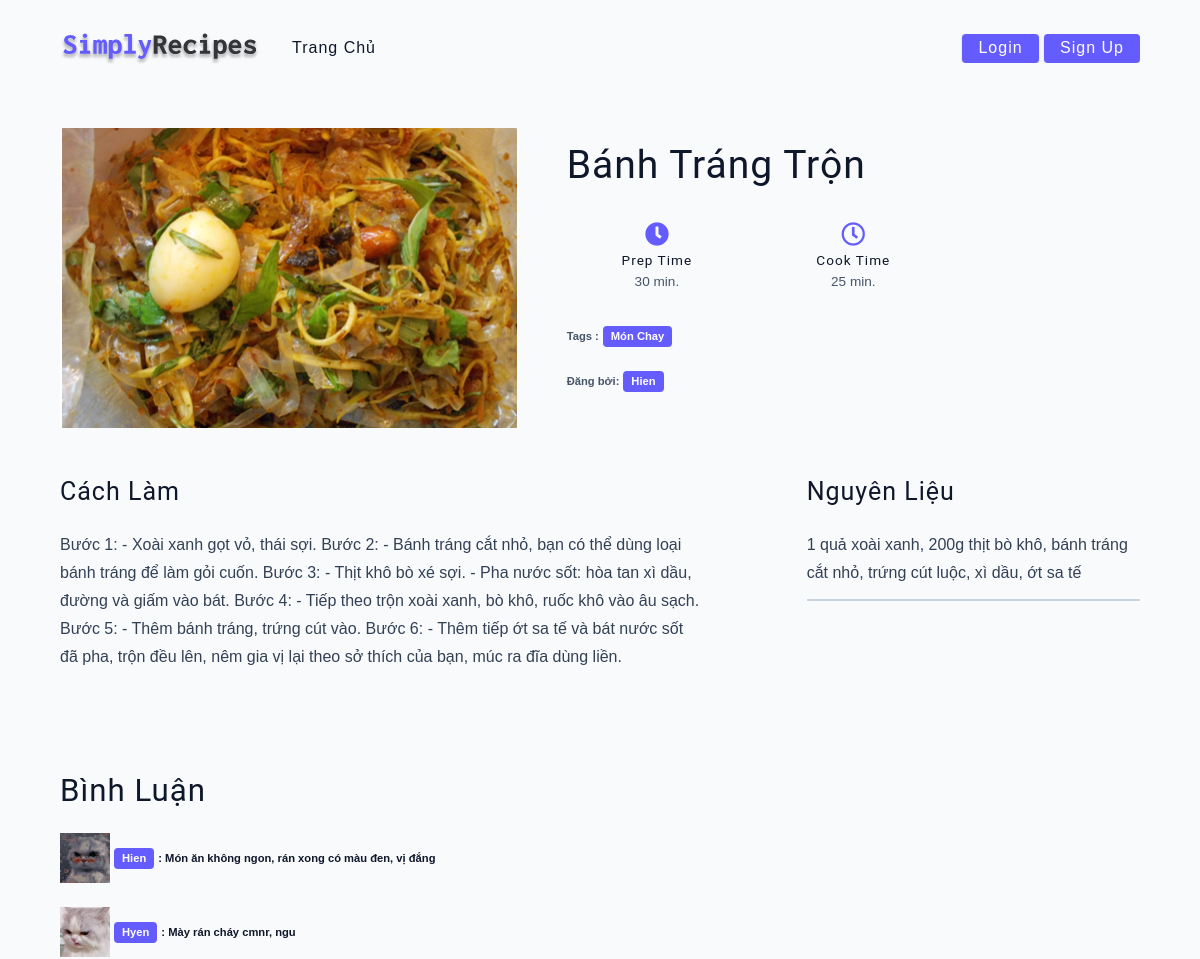
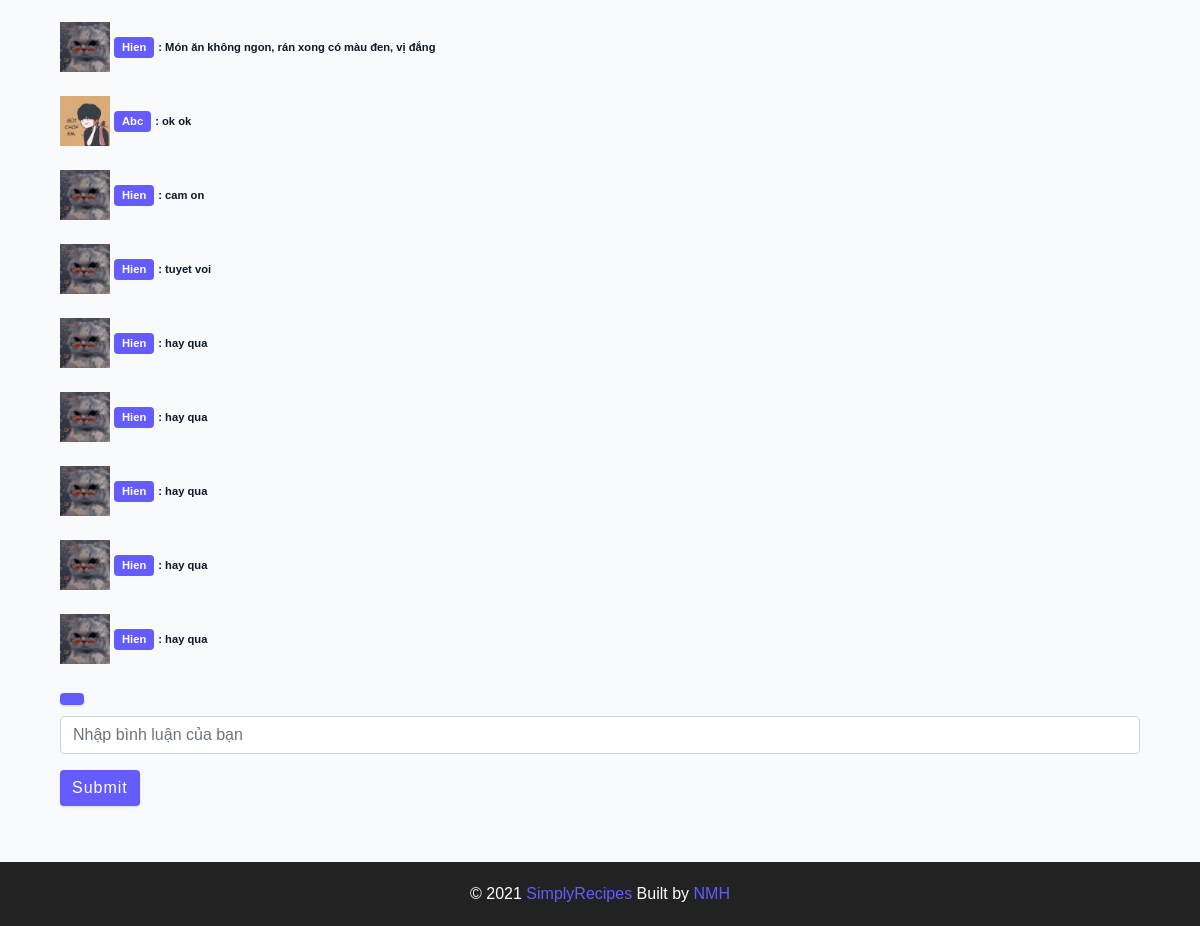
/detail_recipe/3, run on the app's committed database (2 pictures, top to bottom).
### website/models.py (models this page shows)
class Food(db.Model, UserMixin):
    id = db.Column(db.Integer, primary_key=True)
    id_user = db.Column(db.Integer)
    id_categoryfood = db.Column(db.Integer)
    name = db.Column(db.String(500))
    material = db.Column(db.String(1500))
    recipe = db.Column(db.String(50000))
    image = db.Column(db.String(200))

class Category_food(db.Model, UserMixin):
    id = db.Column(db.Integer, primary_key=True)
    name = db.Column(db.String(500))

class User(db.Model, UserMixin):
    id = db.Column(db.Integer, primary_key=True)
    email = db.Column(db.String(150), unique=True)
    name = db.Column(db.String(150))
    password = db.Column(db.String(150))
    city = db.Column(db.String(150))
    avatar = db.Column(db.String(150))

class Comments(db.Model, UserMixin):
    id = db.Column(db.Integer, primary_key=True)
    id_user = db.Column(db.Integer)
    id_categoryfood = db.Column(db.Integer)
    content = db.Column(db.String(150))

### website/views.py (the view)
@views.route('/detail_recipe/<int:id_food>', methods=['POST', 'GET'])
def detail_recipe(id_food):
    food = Food.query.get_or_404(id_food)
    user=current_user
    if request.method == 'POST':
        content = request.form.get('comment')
        new_cmt = Comments(id_user=user.id, id_categoryfood=food.id, content=content)
        db.session.add(new_cmt)
        db.session.commit()
        return redirect(request.url)
    return render_template("detail_recipe.html", user=current_user,
                                                food=food,
                                                list_user=User.query.all(),
                                                list_food=Food.query.all(),
                                                list_category=Category_food.query.all(),
                                                list_comments=Comments().query.filter_by(id_categoryfood=food.id).order_by(desc(Comments.id)).all())

### website/templates/detail_recipe.html (shortened to what this page needs)
{% extends "base.html" %}
{% block content %}
<main class="page">
    <div class="recipe-page">
      <section class="recipe-hero">
        <img
          src="/static/img/uploads/{{food.image}}"
          class="img recipe-hero-img"
        />
        <article class="recipe-info">
          <h2>{{food.name}}</h2>
          <div class="recipe-icons">
            <article>
              <i class="fas fa-clock"></i>
              <h5>prep time</h5>
              <p>30 min.</p>
            </article>
            <article>
              <i class="far fa-clock"></i>
              <h5>cook time</h5>
              <p>25 min.</p>
            </article>
          </div>
          {% for cat in list_category %}
            {% if cat.id == food.id_categoryfood %}
                <p class="recipe-tags">
                    Tags : <a href="tag-template.html">{{cat.name}}</a>
                </p>
            {% endif %}
          {% endfor %}
          {% for user in list_user %}
            {% if user.id == food.id_user %}
                <p class="recipe-tags">
                    Đăng bởi: <a href="/view_user/{{user.id}}">{{user.name}}</a>
                </p>
            {% endif %}
          {% endfor %}
        </article>
      </section>
      <section class="recipe-content">
        <article>
          <h4>Cách làm</h4>
          <div class="single-instruction">
            <p>
              {{food.recipe}}
            </p>
          </div>
        </article>
        <article class="second-column">
          <div>
            <h4>Nguyên liệu</h4>
            <p class="single-ingredient"> {{food.material}}</p>
          </div>
        </article>
      </section>
    </div>
    <br>
    <div>
        <h3 align="left"> Bình luận </h3>
        {% for cmt in list_comments %}
            {% if cmt.id_categoryfood == food.id %}
                {% for u in list_user %}
                    {% if u.id == cmt.id_user %}
                    <p class="recipe-tags">
                      <img class="avatar_cmt" src="/static/img/uploads/{{u.avatar}}">
                        <a>{{u.name}}</a> : {{cmt.content}}
                    </p>
                    {% endif %}
                {% endfor %}
            {% endif %}
        {% endfor %}
        <form method="POST" enctype="multipart/form-data">
            <div class="form-group">
                <label class="btn" for="comment"> {{user.name}} </label>
                <input
                    type="text"
                    class="form-control"
                    id="comment"
                    name="comment"
                    placeholder="Nhập bình luận của bạn"
                />
            </div>
            <button type="submit" class="btn btn-primary"> Submit </button>
        </form>
        <br> <br>
    </div>
  </main>
{% endblock content %}

### website/templates/base.html (shortened to what this page needs)
<!DOCTYPE html>
<html lang="en">
    <head>
       <link href="https://stackpath.bootstrapcdn.com/bootstrap/4.4.1/css/bootstrap.min.css" rel="stylesheet">
       <link href="https://cdnjs.cloudflare.com/ajax/libs/font-awesome/5.10.0/css/all.min.css" rel="stylesheet">
        <link rel="stylesheet" href="/static/css/normalize.css" />
        <link rel="stylesheet" href="/static/css/main.css?ver2" />
    </head>
    <body>
        {% include "header.html" %}
        <div class="container">
            {% block content %}
            {% endblock %}
        </div>
        <footer class="page-footer">
            <p>
              &copy; <span id="date"></span>
              <span class="footer-logo">SimplyRecipes</span> Built by
              <a href="">NMH</a>
            </p>
        </footer>
    </body>
</html>

### website/templates/header.html (shortened to what this page needs)
<nav class="navbar">
    <div class="nav-center">
      <div class="nav-header">
        <a class="nav-logo">
          <img src="/static/assets/logo.svg" alt="simply recipes" />
        </a>
      </div>
      <div class="nav-links">
        <a href="/" class="nav-link"> Trang chủ </a>
        <div class="nav-link contact-link">
            {% if user.is_authenticated %}
            <a class="btn" id="logout" href="/logout"> Logout </a>
            <a href="/userPage" class="btn"> {{ user.name }}</a>
            {% else %}
            <a class="btn" id="login" href="/login"> Login </a>
            <a class="btn" id="signup" href="/sign-up"> Sign up </a>
            {% endif %}
        </div>
      </div>
    </div>
  </nav>

### data on the page
Food: image (picture), name "Bánh Tráng Trộn", recipe "Bước 1: - Xoài xanh gọt vỏ, thái sợi. Bước 2: - Bánh tráng cắt nhỏ, bạn có thể dùng loại bánh tráng để làm gỏi cuốn. Bước 3: - Thịt khô bò xé sợi. - Pha nước sốt: hòa tan xì dầu, đường và giấm vào bát. Bước 4: - Tiếp theo trộn xoài xanh, bò khô, ruốc khô vào âu sạch. Bước 5: - Thêm bánh tráng, trứng cút vào. Bước 6: - Thêm tiếp ớt sa tế và bát nước sốt đã pha, trộn đều lên, nêm gia vị lại theo sở thích của bạn, múc ra đĩa dùng liền.", material "1 quả xoài xanh, 200g thịt bò khô, bánh tráng cắt nhỏ, trứng cút luộc, xì dầu, ớt sa tế"
Category_food: name "Món Chay"
User: name "Hien", avatar (picture)
Comments: content "Món ăn không ngon, rán xong có màu đen, vị đắng"
Comments: content "Mày rán cháy cmnr, ngu"
User: avatar (picture), name "Hyen"
Comments: content "Món ăn không ngon, rán xong có màu đen, vị đắng"
Comments: content "ok ok"
User: avatar (picture), name "Abc"
Comments: content "cam on"
Comments: content "tuyet voi"
Comments: content "hay qua"
Comments: content "hay qua"
Comments: content "hay qua"
Comments: content "hay qua"
Comments: content "hay qua"
